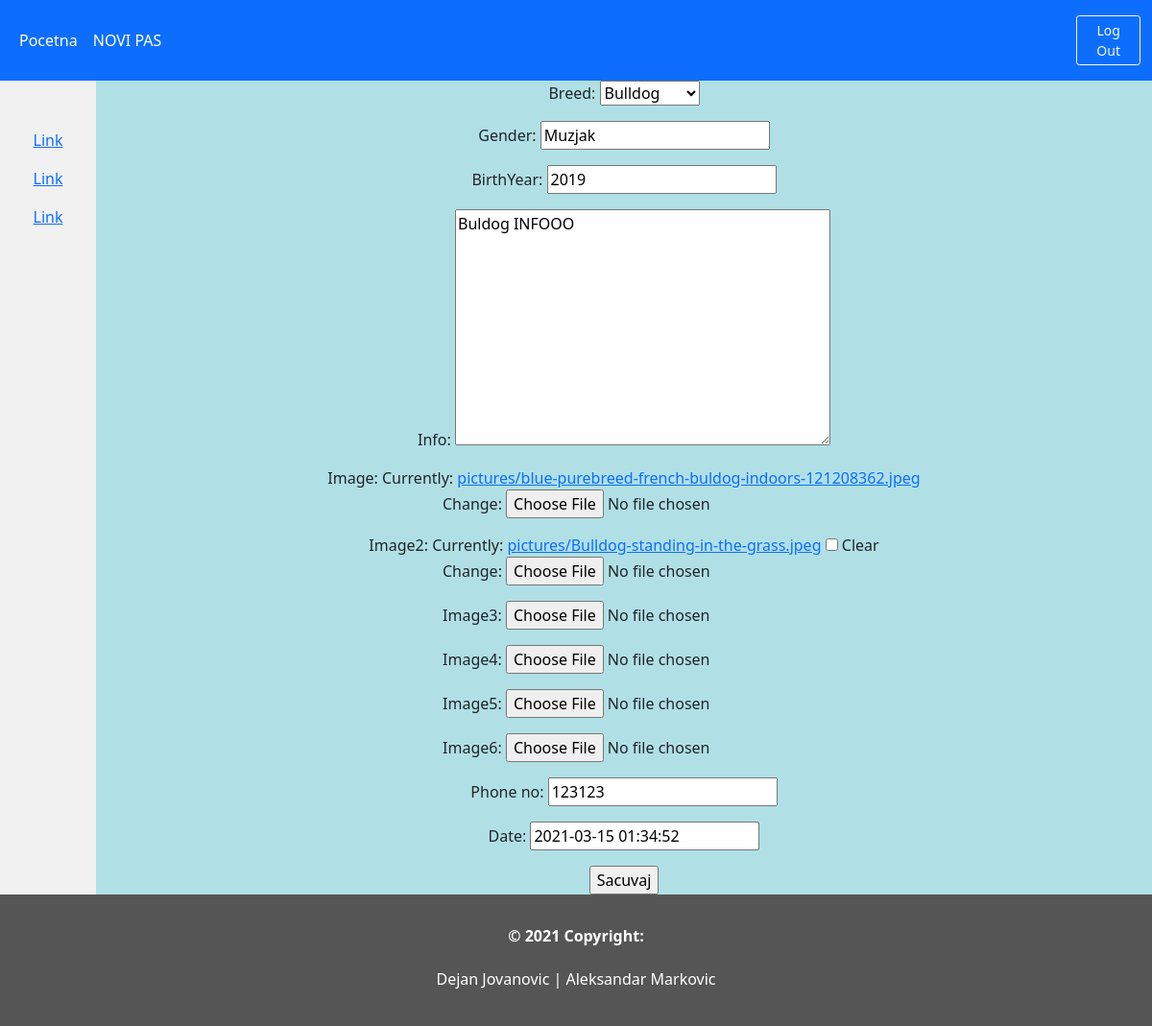
The page /14/edit/ (signed in) on the database its author committed.
### tinder_app/models.py (models this page shows, shortened)
class DogBreed(models.Model):
	breed = models.CharField(max_length=50)
	def __str__(self):
		return self.breed
	class Meta:
		ordering = ['breed']

class Dog(models.Model):
	user = models.ForeignKey(User, on_delete=models.CASCADE)
	breed = models.ForeignKey('DogBreed', on_delete=models.CASCADE)
	gender = models.CharField(max_length=10)
	birthYear = models.CharField(max_length=15)
	info = models.TextField(max_length=1000)
	image = ResizedImageField(size=[320,240], quality=100, upload_to='pictures', null=True, blank=False)
	image2 = ResizedImageField(size=[320,240], quality=100, upload_to='pictures', null=True, blank=True)
	image3 = ResizedImageField(size=[320,240], quality=100, upload_to='pictures', null=True, blank=True)
	image4 = ResizedImageField(size=[320,240], quality=100, upload_to='pictures', null=True, blank=True)
	image5 = ResizedImageField(size=[320,240], quality=100, upload_to='pictures', null=True, blank=True)
	image6 = ResizedImageField(size=[320,240], quality=100, upload_to='pictures', null=True, blank=True)
	phone_no = models.CharField(max_length=20, null=True, blank=False)
	date = models.DateTimeField(default=datetime.now, blank=True)
	class Meta:
		ordering = ['-date']

### tinder_app/views.py (the view)
# urls.py: path('<pk>/edit/', views.edit, name='edit'),
def edit(request, pk):
	dogs = Dog.objects.get(pk=pk)
	form = DogForm(instance=dogs)
	if request.method == 'POST':
		form = DogForm(request.POST, instance=dogs)
		if form.is_valid():
			form.save()
			return redirect('home')
	context = {'dogs':dogs, 'form':form}
	return render(request, 'tinder_app/edit.html', context)

### tinder_app/forms.py
class DogForm(forms.ModelForm):
	class Meta:
		model = Dog
		fields = '__all__'
		widgets = {
			'user':forms.TextInput(attrs={'class': 'form-control', 'value':'', 'id':'admin', 'type':'hidden'}),
		}

### tinder_app/templates/tinder_app/edit.html (shortened to what this page needs)
{% extends 'tinder_app/base.html' %}
{% block content %}
{% if user.is_authenticated %}
<form class="form-group" method="POST" enctype="multipart/form-data">
	{{ form.as_p }}
		<input type="submit" value="Sacuvaj">
</form>
{% endif %}
{% endblock %}

### rows shown on the page
DogBreed: breed "Bulldog"
Dog: gender "Muzjak", birthYear "2019", info "Buldog INFOOO", phone_no "123123", date "2021-03-15 01:34:52"
